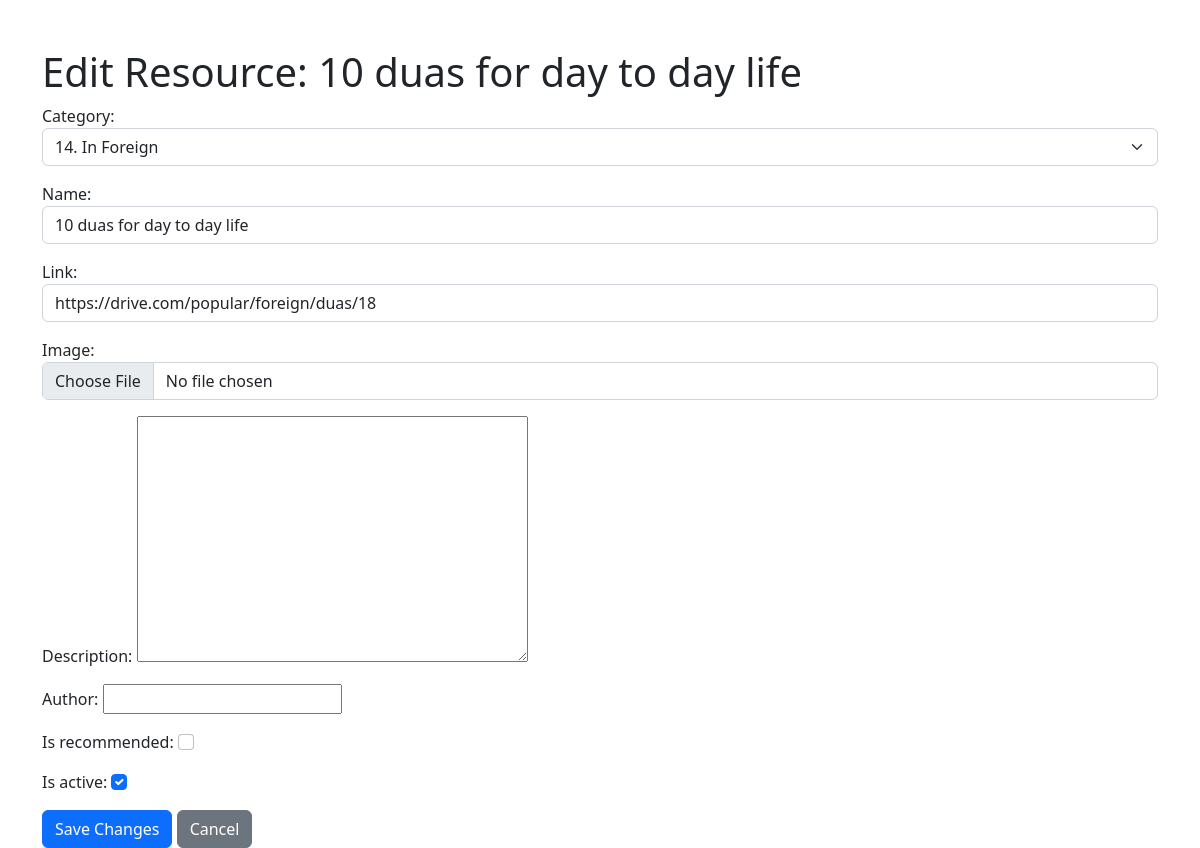
The page /adminPanel/resource/edit/3/ on the database as committed earlier.
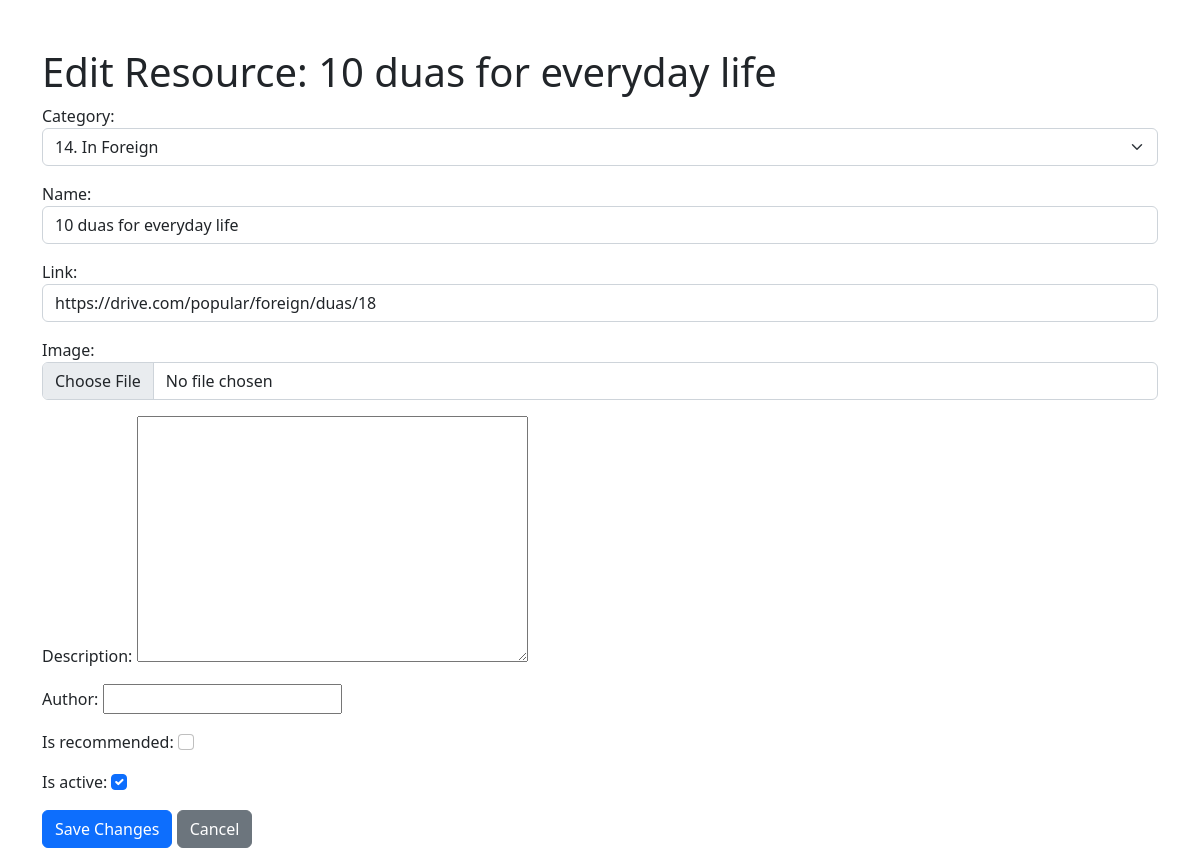
The same page on the database as committed later.
### AdminPanel/models.py (models this page shows, shortened)
class Resource(models.Model):
    id = models.AutoField(primary_key=True)
    name = models.CharField(max_length=300)
    link = models.URLField(blank=True)
    image = models.ImageField(upload_to='resource_images/', blank=True)
    description = models.TextField(blank=True)
    author = models.CharField(max_length=100, blank=True)
    category = models.ForeignKey(Category, on_delete=models.CASCADE)
    order = models.PositiveSmallIntegerField(default=0, blank=True)
    is_active = models.BooleanField(default=True)
    is_recommended = models.BooleanField(default=False)

class Category(models.Model):
    name = models.CharField(max_length=300)
    parent_category = models.ForeignKey('self', null=True, blank=True, on_delete=models.CASCADE)
    image = models.ImageField(upload_to='category_images/', blank=True)
    order = models.PositiveSmallIntegerField(default=0, blank=True)
    is_active = models.BooleanField(default=True)
    def __str__(self):
        return f"{self.id}. {self.name}"

### AdminPanel/views.py (the view, shortened to what this page needs)
# urls.py: path('resource/edit/<int:resource_id>/', EditResourceView.as_view(), name='edit-resource'),
class EditResourceView(FormView):
    template_name = 'AdminPanel/edit_resource.html'
    form_class = EditResourceForm
    def get_form(self, *args, **kwargs):
        self.resource = get_object_or_404(Resource, pk=self.kwargs['resource_id'])
        return self.form_class(instance=self.resource, **self.get_form_kwargs())

### AdminPanel/forms.py
class EditResourceForm(forms.ModelForm):
    class Meta:
        model = Resource
        fields = ['category', 'name', 'link', 'image', 'description', 'author', 'is_recommended', 'is_active']
        widgets = {
            'category': forms.Select(attrs={'class': 'form-select'}),
            'name': forms.TextInput(attrs={'class': 'form-control'}),
            'link': forms.TextInput(attrs={'class': 'form-control'}),
            'image': forms.ClearableFileInput(attrs={'class': 'form-control'}),
            'is_recommended': forms.CheckboxInput(attrs={'class': 'form-check-input'}),
            'is_active': forms.CheckboxInput(attrs={'class': 'form-check-input'}),
        }

### AdminPanel/templates/AdminPanel/edit_resource.html (shortened to what this page needs)
<!DOCTYPE html>
<html lang="en">
<head>
    <link rel="stylesheet" href="https://cdn.jsdelivr.net/npm/bootstrap@5.2.3/dist/css/bootstrap.min.css">
</head>
<body>
    <div class="container mt-5">
        <h1>Edit Resource: {{ form.instance.name }}</h1>
        <form method="post" enctype="multipart/form-data">
            {{ form.as_p }}
            <button type="submit" class="btn btn-primary">Save Changes</button>
            <a href="{% url 'AdminPanel:dashboard' %}" class="btn btn-secondary">Cancel</a>
        </form>
    </div>
</body>
</html>

Rows that differ between the two databases and show on the page:
changed Resource "14. In Foreign": instance.name "10 duas for day to day life" → "10 duas for everyday life"
computed for Category: name "10 duas for day to day life" → "10 duas for everyday life"
